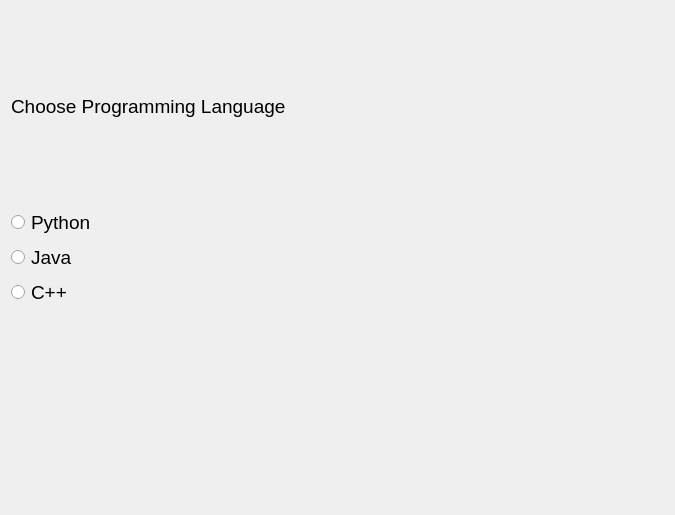
<?xml version="1.0" encoding="UTF-8"?>
<ui version="4.0">
 <class>Form</class>
 <widget class="QWidget" name="Form">
  <property name="geometry">
   <rect>
    <x>0</x>
    <y>0</y>
    <width>675</width>
    <height>515</height>
   </rect>
  </property>
  <property name="windowTitle">
   <string>Form</string>
  </property>
  <layout class="QVBoxLayout" name="verticalLayout_2">
   <item>
    <layout class="QVBoxLayout" name="verticalLayout">
     <item>
      <widget class="QLabel" name="label">
       <property name="font">
        <font>
         <family>Arial</family>
         <pointsize>14</pointsize>
        </font>
       </property>
       <property name="text">
        <string>Choose Programming Language</string>
       </property>
      </widget>
     </item>
     <item>
      <widget class="QRadioButton" name="radioButton_python">
       <property name="font">
        <font>
         <family>Arial</family>
         <pointsize>14</pointsize>
        </font>
       </property>
       <property name="text">
        <string>Python</string>
       </property>
      </widget>
     </item>
     <item>
      <widget class="QRadioButton" name="radioButton_java">
       <property name="font">
        <font>
         <family>Arial</family>
         <pointsize>14</pointsize>
        </font>
       </property>
       <property name="text">
        <string>Java</string>
       </property>
      </widget>
     </item>
     <item>
      <widget class="QRadioButton" name="radioButton_c">
       <property name="font">
        <font>
         <family>Arial</family>
         <pointsize>14</pointsize>
        </font>
       </property>
       <property name="text">
        <string>C++</string>
       </property>
      </widget>
     </item>
     <item>
      <widget class="QLabel" name="label_2">
       <property name="font">
        <font>
         <family>Arial</family>
         <pointsize>14</pointsize>
        </font>
       </property>
       <property name="text">
        <string/>
       </property>
      </widget>
     </item>
    </layout>
   </item>
  </layout>
 </widget>
 <resources/>
 <connections/>
</ui>
